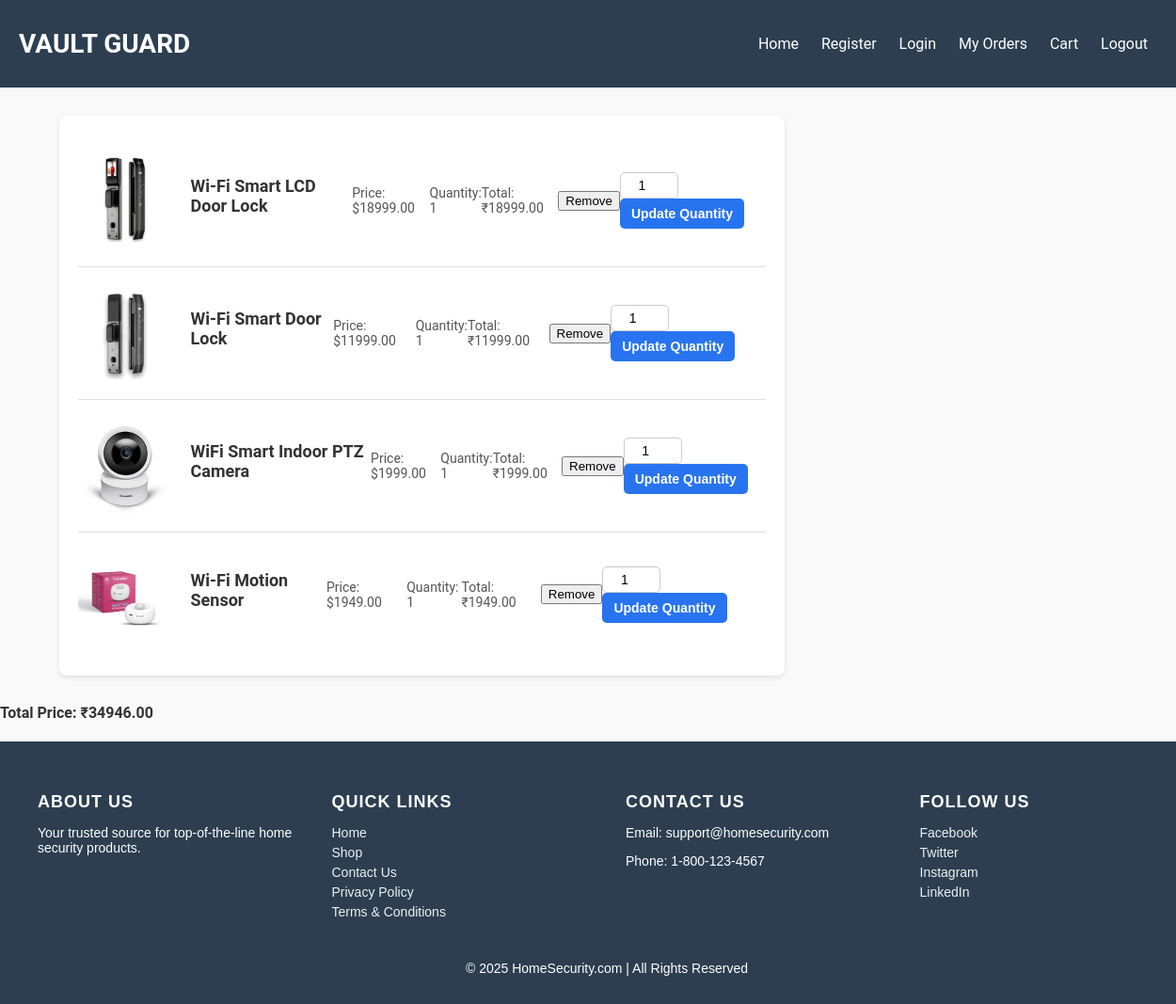
Page /cart/ (signed in) on the committed database.
### app/models.py (models this page shows, shortened)
class CartItem(models.Model):
    cart = models.ForeignKey(Cart, related_name='items', on_delete=models.CASCADE)
    product = models.ForeignKey(Product, on_delete=models.CASCADE)
    quantity = models.PositiveIntegerField(default=1)
    def get_total_price(self):
        return self.product.price * self.quantity

class Product(models.Model):
    name = models.CharField(max_length=200)
    description = models.TextField()
    price = models.DecimalField(max_digits=10, decimal_places=2)
    stock = models.IntegerField()
    image = models.ImageField(upload_to='products/')
    category = models.CharField(max_length=100)

### app/views.py (the view)
# urls.py: path('cart/', views.view_cart, name='view_cart'),
def view_cart(request):
    cart, created = Cart.objects.get_or_create(user=request.user)
    cart_items = cart.items.all()
    total_price = cart.get_total_price()
    return render(request, 'view_cart.html', {'cart_items': cart_items, 'total_price': total_price})

### app/models.py (called while the page is built)
    def get_total_price(self):
        total = sum(item.get_total_price() for item in self.items.all())
        return total

### templates/view_cart.html (shortened to what this page needs)
<!DOCTYPE html>
<html lang="en">
<head>
    {% load static %}
    <link rel="stylesheet" href="{% static 'css/cart.css' %}">
</head>
<body>
       <header class="navbar">
        <div class="navbar-left">
            <h1>VAULT GUARD</h1>
        </div>
        <nav class="navbar-right">
            <a href="/">Home</a>
            <a href="{% url 'register' %}">Register</a>
            <a href="{% url 'login' %}">Login</a>
            <a href="{% url 'user_orders' %}">My Orders</a>
            <a href="{% url 'view_cart' %}">Cart</a>
            <a href="{% url 'logout' %}">Logout</a>
        </nav>
    </header>
    <div class="cart-box">
    {% if cart_items %}
        <ul class="cart-items">
            {% for item in cart_items %}
                <li>
                    <img src="{{ item.product.image.url }}" alt="{{ item.product.name }}" width="100">
                    <h3>{{ item.product.name }}</h3>
                    <p>Price: ${{ item.product.price }}</p>
                    <p>Quantity: {{ item.quantity }}</p>
                    <p>Total: ₹{{ item.get_total_price }}</p>
                    <a href="{% url 'remove_from_cart' item.product.id %}"><button>Remove</button></a>
                    <form action="{% url 'update_quantity' item.product.id 1 %}" method="post" style="display:inline;">
                        <input type="number" name="quantity" value="{{ item.quantity }}" min="1">
                        <button type="submit">Update Quantity</button>
                    </form>
                </li>
            {% endfor %}
        </ul>
    </div>
        <h4>Total Price: ₹{{ total_price }}</h4>
    {% else %}
        <p>Your cart is empty.</p>
    {% endif %}
    <footer>
        <div class="footer-container">
          <div class="footer-section">
            <h4>About Us</h4>
            <p>Your trusted source for top-of-the-line home security products.</p>
          </div>
          <div class="footer-section">
            <h4>Quick Links</h4>
            <ul>
              <li><a href="/home">Home</a></li>
              <li><a href="/shop">Shop</a></li>
              <li><a href="/contact">Contact Us</a></li>
              <li><a href="/privacy-policy">Privacy Policy</a></li>
              <li><a href="/terms">Terms & Conditions</a></li>
            </ul>
          </div>
          <div class="footer-section">
            <h4>Contact Us</h4>
            <p>Email: support@homesecurity.com</p>
            <p>Phone: 1-800-123-4567</p>
          </div>
          <div class="footer-section">
            <h4>Follow Us</h4>
            <ul>
              <li><a href="https://facebook.com/homesecurity">Facebook</a></li>
              <li><a href="https://twitter.com/homesecurity">Twitter</a></li>
              <li><a href="https://instagram.com/homesecurity">Instagram</a></li>
              <li><a href="https://linkedin.com/company/homesecurity">LinkedIn</a></li>
            </ul>
          </div>
        </div>
        <div class="footer-bottom">
          <p>&copy; 2025 HomeSecurity.com | All Rights Reserved</p>
        </div>
      </footer>
</body>
</html>

### static/css/cart.css (style rules this page uses)
body { font-family: 'Roboto', Arial, sans-serif; margin: 0; padding: 0; background-color: #f9f9f9; color: #333; }
.navbar { display: flex; justify-content: space-between; align-items: center; background-color: #2c3e50; padding: 10px 20px; color: white; }
.navbar a { color: white; text-decoration: none; margin: 0 10px; }
h1 { text-align: center; margin: 20px 0; font-size: 28px; color: white; font-weight: bold; }
.cart-box { width: 90%; margin: 30px auto; display: flex; flex-wrap: wrap; justify-content: space-between; gap: 20px; }
.cart-items { width: 65%; background: #fff; box-shadow: 0 2px 5px rgba(0, 0, 0, 0.1); border-radius: 8px; padding: 20px; list-style: none; margin: 0; }
.cart-items li { display: flex; align-items: center; justify-content: space-between; border-bottom: 1px solid #e0e0e0; padding: 20px 0; }
.cart-items li:last-child { border-bottom: none; }
.cart-items li img { width: 100px; height: auto; border-radius: 8px; margin-right: 20px; object-fit: cover; }
.cart-items li h3 { font-size: 18px; color: #333; margin: 0 0 10px; font-weight: bold; }
.cart-items li p { margin: 5px 0; font-size: 14px; color: #555; }
.cart-items li form { display: flex; align-items: center; gap: 10px; }
.cart-items li form input[type="number"] { width: 50px; padding: 5px; border: 1px solid #ccc; border-radius: 5px; text-align: center; font-size: 14px; }
.cart-items li form button { background-color: #2874f0; border: none; color: #fff; padding: 8px 12px; border-radius: 5px; font-size: 14px; cursor: pointer; font-weight: bold; transition: background-color 0.3s ease; }
footer { width: 100%; background-color: #2c3e50; color: #fff; padding: 30px 20px; font-family: Arial, sans-serif; }
.footer-container { display: flex; justify-content: space-between; flex-wrap: wrap; }
.footer-section { flex: 1; margin: 0 20px; min-width: 250px; }
.footer-section h4 { font-size: 18px; margin-bottom: 10px; text-transform: uppercase; letter-spacing: 1px; }
.footer-section p, .footer-section ul { font-size: 14px; }
.footer-section ul { list-style: none; padding: 0; }
.footer-section ul li { margin: 5px 0; }
.footer-section ul li a { color: #ecf0f1; text-decoration: none; transition: color 0.3s ease; }
.footer-bottom { text-align: center; margin-top: 30px; font-size: 14px; }
.footer-bottom p { margin: 0; }

### rows in the picture
CartItem: product.image (picture), product.name "Wi-Fi Smart LCD Door Lock", product.price "18999.00", quantity "1", get_total_price "18999.00"
CartItem: product.image (picture), product.name "Wi-Fi Smart Door Lock", product.price "11999.00", quantity "1", get_total_price "11999.00"
CartItem: product.image (picture), product.name "WiFi Smart Indoor PTZ Camera", product.price "1999.00", quantity "1", get_total_price "1999.00"
CartItem: product.image (picture), product.name "Wi-Fi Motion Sensor", product.price "1949.00", quantity "1", get_total_price "1949.00"

### other values in the picture
{{ total_price }} "34946.00"
